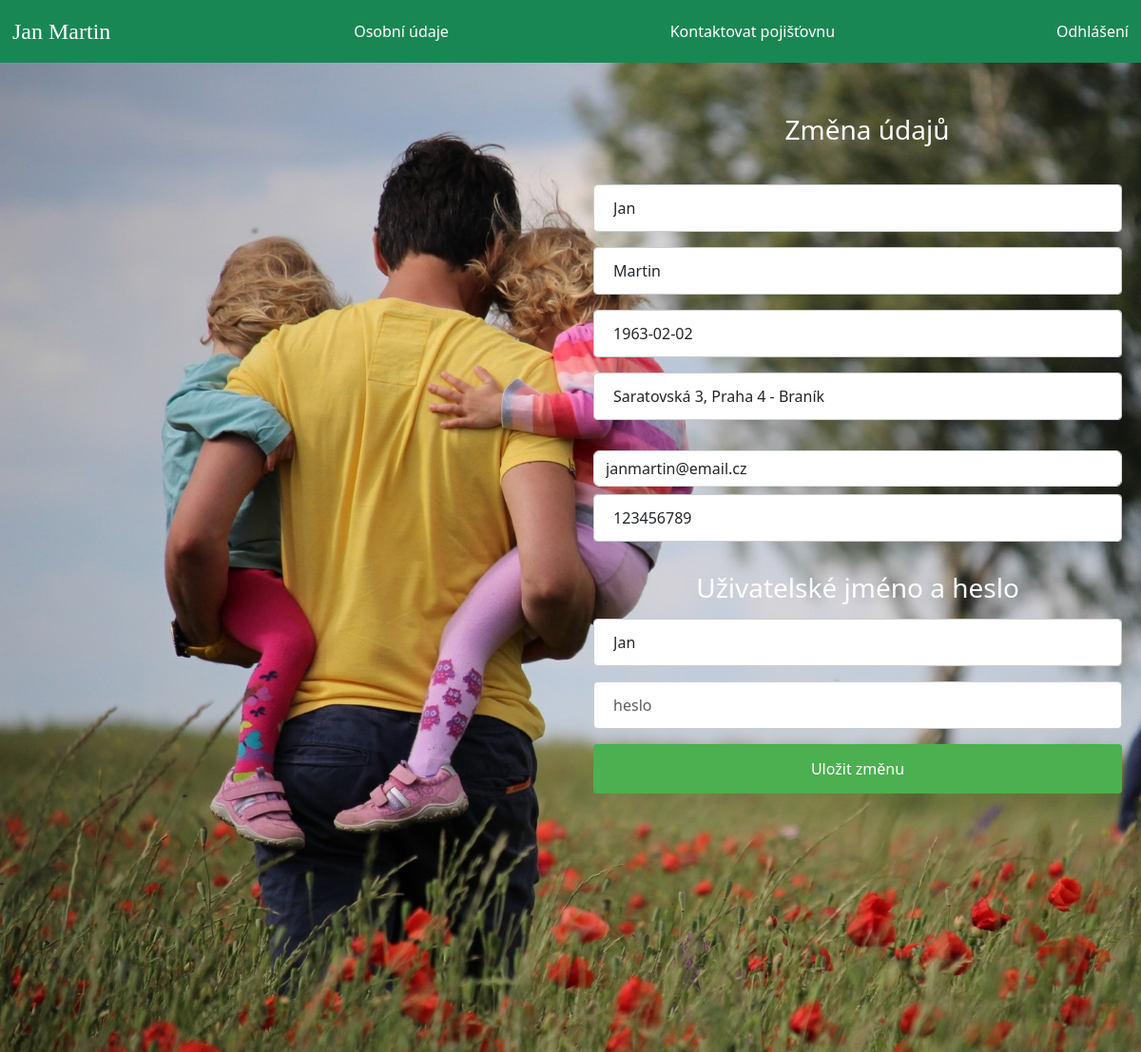
Page /pojistenec/aktualizace-udaju (signed in) on the committed database.
### pojistenec/models.py (models this page shows, shortened)
class Customer(models.Model):
    user = models.OneToOneField(User, on_delete=models.CASCADE)
    birth_date = models.DateField()
    address = models.CharField(max_length=40)
    email = models.EmailField()
    mobile = models.CharField(max_length=20, null=False)

### pojistenec/views.py (the view, shortened to what this page needs)
# urls.py: path('aktualizace-udaju', views.aktualizace_udaju_view, name='aktualizace-udaju'),
def aktualizace_udaju_view(request):
    customer = models.Customer.objects.get(user_id=request.user.id)
    user = MODELY.User.objects.get(id=customer.user_id)
    userForm = FORMY.CustomerUserForm(instance=user)
    customerForm = FORMY.CustomerForm(instance=customer)
    mydict = {'userForm': userForm, 'customerForm': customerForm}
    return render(request, 'pojistenec/aktualizace_udaju.html', context=mydict)

### pojisteni/forms.py
class CustomerUserForm(forms.ModelForm):
    class Meta:
        model = User
        fields = ['first_name', 'last_name', 'username', 'password']
        widgets = {
            'password': forms.PasswordInput()
        }

class CustomerForm(forms.ModelForm):
    class Meta:
        model = models.Customer
        fields = ['birth_date', 'address', 'email', 'mobile']

### templates/pojistenec/aktualizace_udaju.html (shortened to what this page needs)
{% extends 'pojistenec/pojistenecbase.html' %}
{% load widget_tweaks %}
{% block content %}
<head>
</head>
<h3>Změna údajů</h3><br>
<div>
  <form method="post" autocomplete="off" enctype="multipart/form-data" style="margin-left:0px;margin-right: 20px; color:white;">
      <label for="first_name"></label>{% render_field userForm.first_name class="form-control" placeholder="Jméno" %}
      <label for="last_name"></label>{% render_field userForm.last_name class="form-control" placeholder="Příjmení" %}
      <label for="birth_date"></label>{% render_field customerForm.birth_date class="form-control" placeholder="Datum narození" %}
      <label for="address"></label>{% render_field customerForm.address class="form-control" placeholder="Adresa" %}
      <label for="email"></label>{% render_field customerForm.email class="form-control" placeholder="  Email" %}
      <label for="mobile"></label>{% render_field customerForm.mobile class="form-control" placeholder="Telefon" %}<br><br>
      <h3>Uživatelské jméno a heslo</h3>
      <label for="username"></label>{% render_field userForm.username class="form-control" placeholder="Uživatelské jméno" %}
      <label for="password"></label>{% render_field userForm.password class="form-control" placeholder="heslo" %}
    <input type="submit" value="Uložit změnu">
  </form>
</div>
<br><br><br><br><br><br><br><br>
{% endblock content %}

### templates/pojistenec/pojistenecbase.html (shortened to what this page needs)
<!DOCTYPE html>
{% load static %}
{% load django_bootstrap5 %}
<html lang="cs-cz" dir="ltr">
<head>
  {% bootstrap_css %}
</head>
<body>
<section id="section-jumbotron" style="margin-left: 0px;" class="jumbotron jumbotron-fluid d-flex justify-content-left align-items-center xyz">
<header>
  <div class="bs-example">
    <nav class="navbar navbar-expand-md  navbar-dark bg-success fixed-top">
    <a class="btn btn-success btn-xs" href="pojistenec-profil"><font face = "Gill" size =" 5"> {{request.user.first_name}} {{request.user.last_name}}</font><br></a>
      <div class="collapse navbar-collapse justify-content-between" id="navbarCollapse">
        <div class="navbar-nav">
          <p style= "padding-left: 15px;" class="nav-item nav-link active"></p>
</div>
<div>
          <a class="btn btn-success btn-xs" href="aktualizace-udaju">Osobní údaje</a>
        </div>
        <div>
          <a class="btn btn-success btn-xs" href="poslat-dotaz">Kontaktovat pojišťovnu</a>
        </div>
          <div class="navbar-nav">
            <a class="btn btn-success btn-xs" href="/logout">Odhlášení</a>
          </div>
    </div>
  </nav>
</div>
  </header>
  <div class="content">
    <br><br><br><br><br>
    {% block content %}
    {% endblock content %}
    <br><br><br>
  </div>
</section>
</body>
</html>

### templates/pojistenec/aktualizace_udaju.html (style rules this page uses)
input[type=text], select,input[type=number] ,input[type=password], textarea { width: 100%; padding: 12px 20px; margin: 8px 0; display: inline-block; border: 1px solid #ccc; border-radius: 4px; box-sizing: border-box; }
input[type=submit] { width: 100%; background-color: #4CAF50; color: white; padding: 14px 20px; margin: 8px 0; border: none; border-radius: 4px; cursor: pointer; }
h3 { text-align: center; color: white; }

### rows in the picture
Customer: birth_date "1963-02-02", address "Saratovská 3, Praha 4 - Braník", email "janmartin@email.cz", mobile "123456789"

### other values in the picture
{{ request.user.first_name }} "Jan"
{{ request.user.last_name }} "Martin"
